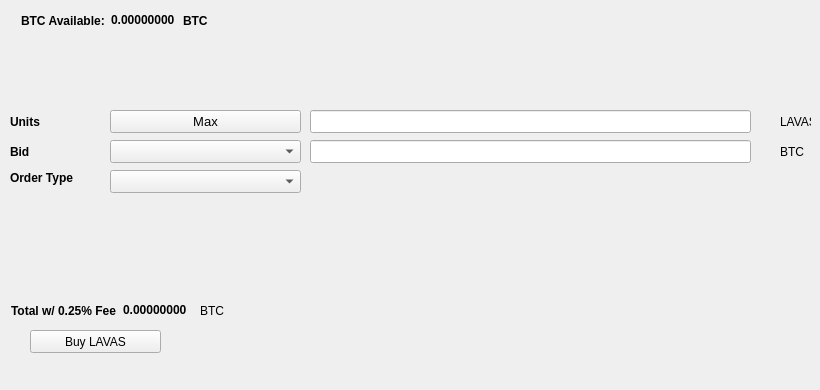
   <widget class="QWidget" name="BuyTab">
    <attribute name="title">
     <string>Buy</string>
    </attribute>
    <widget class="QPushButton" name="BuyLAVAS">
     <property name="geometry">
      <rect>
       <x>30</x>
       <y>330</y>
       <width>131</width>
       <height>23</height>
      </rect>
     </property>
     <property name="text">
      <string>Buy LAVAS</string>
     </property>
     <property name="icon">
      <iconset resource="../lavas.qrc">
       <normaloff>:/icons/bitcoin</normaloff>:/icons/bitcoin</iconset>
     </property>
    </widget>
    <widget class="QLabel" name="label_3">
     <property name="geometry">
      <rect>
       <x>10</x>
       <y>110</y>
       <width>46</width>
       <height>23</height>
      </rect>
     </property>
     <property name="font">
      <font>
       <weight>75</weight>
       <bold>true</bold>
      </font>
     </property>
     <property name="text">
      <string>Units</string>
     </property>
    </widget>
    <widget class="QLineEdit" name="UnitsInput">
     <property name="geometry">
      <rect>
       <x>310</x>
       <y>110</y>
       <width>441</width>
       <height>23</height>
      </rect>
     </property>
     <property name="font">
      <font>
       <pointsize>9</pointsize>
       <weight>75</weight>
       <bold>true</bold>
      </font>
     </property>
    </widget>
    <widget class="QLineEdit" name="BuyBidPriceEdit">
     <property name="geometry">
      <rect>
       <x>310</x>
       <y>140</y>
       <width>441</width>
       <height>23</height>
      </rect>
     </property>
     <property name="font">
      <font>
       <pointsize>9</pointsize>
       <weight>75</weight>
       <bold>true</bold>
      </font>
     </property>
    </widget>
    <widget class="QLabel" name="label_4">
     <property name="geometry">
      <rect>
       <x>780</x>
       <y>110</y>
       <width>31</width>
       <height>23</height>
      </rect>
     </property>
     <property name="text">
      <string>LAVAS</string>
     </property>
    </widget>
    <widget class="QLabel" name="label_5">
     <property name="geometry">
      <rect>
       <x>780</x>
       <y>140</y>
       <width>31</width>
       <height>23</height>
      </rect>
     </property>
     <property name="text">
      <string>BTC</string>
     </property>
    </widget>
    <widget class="QLabel" name="label_6">
     <property name="geometry">
      <rect>
       <x>10</x>
       <y>140</y>
       <width>46</width>
       <height>23</height>
      </rect>
     </property>
     <property name="font">
      <font>
       <weight>75</weight>
       <bold>true</bold>
      </font>
     </property>
     <property name="text">
      <string>Bid</string>
     </property>
    </widget>
    <widget class="QLabel" name="label_7">
     <property name="geometry">
      <rect>
       <x>10</x>
       <y>170</y>
       <width>91</width>
       <height>16</height>
      </rect>
     </property>
     <property name="font">
      <font>
       <weight>75</weight>
       <bold>true</bold>
      </font>
     </property>
     <property name="text">
      <string>Order Type</string>
     </property>
    </widget>
    <widget class="QPushButton" name="Buy_Max_Amount">
     <property name="geometry">
      <rect>
       <x>110</x>
       <y>110</y>
       <width>191</width>
       <height>23</height>
      </rect>
     </property>
     <property name="font">
      <font>
       <pointsize>10</pointsize>
      </font>
     </property>
     <property name="text">
      <string>Max</string>
     </property>
    </widget>
    <widget class="QComboBox" name="BuyBidcomboBox">
     <property name="geometry">
      <rect>
       <x>110</x>
       <y>140</y>
       <width>191</width>
       <height>23</height>
      </rect>
     </property>
     <property name="font">
      <font>
       <pointsize>10</pointsize>
      </font>
     </property>
    </widget>
    <widget class="QComboBox" name="buyOrdertypeCombo">
     <property name="geometry">
      <rect>
       <x>110</x>
       <y>170</y>
       <width>191</width>
       <height>23</height>
      </rect>
     </property>
     <property name="font">
      <font>
       <pointsize>10</pointsize>
      </font>
     </property>
    </widget>
    <widget class="QWidget" name="layoutWidget1">
     <property name="geometry">
      <rect>
       <x>21</x>
       <y>11</y>
       <width>227</width>
       <height>19</height>
      </rect>
     </property>
     <layout class="QHBoxLayout" name="horizontalLayout_3">
      <item>
       <widget class="QLabel" name="label232">
        <property name="font">
         <font>
          <weight>75</weight>
          <bold>true</bold>
         </font>
        </property>
        <property name="text">
         <string>BTC Available:</string>
        </property>
       </widget>
      </item>
      <item>
       <widget class="QLabel" name="BtcAvailableLbl">
        <property name="palette">
         <palette>
          <active>
           <colorrole role="WindowText">
            <brush brushstyle="SolidPattern">
             <color alpha="255">
              <red>0</red>
              <green>0</green>
              <blue>0</blue>
             </color>
            </brush>
           </colorrole>
           <colorrole role="Button">
            <brush brushstyle="SolidPattern">
             <color alpha="255">
              <red>0</red>
              <green>170</green>
              <blue>0</blue>
             </color>
            </brush>
           </colorrole>
           <colorrole role="Light">
            <brush brushstyle="SolidPattern">
             <color alpha="255">
              <red>0</red>
              <green>255</green>
              <blue>0</blue>
             </color>
            </brush>
           </colorrole>
           <colorrole role="Midlight">
            <brush brushstyle="SolidPattern">
             <color alpha="255">
              <red>0</red>
              <green>212</green>
              <blue>0</blue>
             </color>
            </brush>
           </colorrole>
           <colorrole role="Dark">
            <brush brushstyle="SolidPattern">
             <color alpha="255">
              <red>0</red>
              <green>85</green>
              <blue>0</blue>
             </color>
            </brush>
           </colorrole>
           <colorrole role="Mid">
            <brush brushstyle="SolidPattern">
             <color alpha="255">
              <red>0</red>
              <green>113</green>
              <blue>0</blue>
             </color>
            </brush>
           </colorrole>
           <colorrole role="Text">
            <brush brushstyle="SolidPattern">
             <color alpha="255">
              <red>0</red>
              <green>170</green>
              <blue>0</blue>
             </color>
            </brush>
           </colorrole>
           <colorrole role="BrightText">
            <brush brushstyle="SolidPattern">
             <color alpha="255">
              <red>255</red>
              <green>255</green>
              <blue>255</blue>
             </color>
            </brush>
           </colorrole>
           <colorrole role="ButtonText">
            <brush brushstyle="SolidPattern">
             <color alpha="255">
              <red>0</red>
              <green>0</green>
              <blue>0</blue>
             </color>
            </brush>
           </colorrole>
           <colorrole role="Base">
            <brush brushstyle="SolidPattern">
             <color alpha="255">
              <red>255</red>
              <green>255</green>
              <blue>255</blue>
             </color>
            </brush>
           </colorrole>
           <colorrole role="Window">
            <brush brushstyle="SolidPattern">
             <color alpha="255">
              <red>0</red>
              <green>170</green>
              <blue>0</blue>
             </color>
            </brush>
           </colorrole>
           <colorrole role="Shadow">
            <brush brushstyle="SolidPattern">
             <color alpha="255">
              <red>0</red>
              <green>0</green>
              <blue>0</blue>
             </color>
            </brush>
           </colorrole>
           <colorrole role="AlternateBase">
            <brush brushstyle="SolidPattern">
             <color alpha="255">
              <red>127</red>
              <green>212</green>
              <blue>127</blue>
             </color>
            </brush>
           </colorrole>
           <colorrole role="ToolTipBase">
            <brush brushstyle="SolidPattern">
             <color alpha="255">
              <red>255</red>
              <green>255</green>
              <blue>220</blue>
             </color>
            </brush>
           </colorrole>
           <colorrole role="ToolTipText">
            <brush brushstyle="SolidPattern">
             <color alpha="255">
              <red>0</red>
              <green>0</green>
              <blue>0</blue>
             </color>
            </brush>
           </colorrole>
          </active>
          <inactive>
           <colorrole role="WindowText">
            <brush brushstyle="SolidPattern">
             <color alpha="255">
              <red>0</red>
              <green>0</green>
              <blue>0</blue>
             </color>
            </brush>
           </colorrole>
           <colorrole role="Button">
            <brush brushstyle="SolidPattern">
             <color alpha="255">
              <red>0</red>
              <green>170</green>
              <blue>0</blue>
             </color>
            </brush>
           </colorrole>
           <colorrole role="Light">
            <brush brushstyle="SolidPattern">
             <color alpha="255">
              <red>0</red>
              <green>255</green>
              <blue>0</blue>
             </color>
            </brush>
           </colorrole>
           <colorrole role="Midlight">
            <brush brushstyle="SolidPattern">
             <color alpha="255">
              <red>0</red>
              <green>212</green>
              <blue>0</blue>
             </color>
            </brush>
           </colorrole>
           <colorrole role="Dark">
            <brush brushstyle="SolidPattern">
             <color alpha="255">
              <red>0</red>
              <green>85</green>
              <blue>0</blue>
             </color>
            </brush>
           </colorrole>
           <colorrole role="Mid">
            <brush brushstyle="SolidPattern">
             <color alpha="255">
              <red>0</red>
              <green>113</green>
              <blue>0</blue>
             </color>
            </brush>
           </colorrole>
           <colorrole role="Text">
            <brush brushstyle="SolidPattern">
             <color alpha="255">
              <red>0</red>
              <green>170</green>
              <blue>0</blue>
             </color>
            </brush>
           </colorrole>
           <colorrole role="BrightText">
            <brush brushstyle="SolidPattern">
             <color alpha="255">
              <red>255</red>
              <green>255</green>
              <blue>255</blue>
             </color>
            </brush>
           </colorrole>
           <colorrole role="ButtonText">
            <brush brushstyle="SolidPattern">
             <color alpha="255">
              <red>0</red>
              <green>0</green>
              <blue>0</blue>
             </color>
            </brush>
           </colorrole>
           <colorrole role="Base">
            <brush brushstyle="SolidPattern">
             <color alpha="255">
              <red>255</red>
              <green>255</green>
              <blue>255</blue>
             </color>
            </brush>
           </colorrole>
           <colorrole role="Window">
            <brush brushstyle="SolidPattern">
             <color alpha="255">
              <red>0</red>
              <green>170</green>
              <blue>0</blue>
             </color>
            </brush>
           </colorrole>
           <colorrole role="Shadow">
            <brush brushstyle="SolidPattern">
             <color alpha="255">
              <red>0</red>
              <green>0</green>
              <blue>0</blue>
             </color>
            </brush>
           </colorrole>
           <colorrole role="AlternateBase">
            <brush brushstyle="SolidPattern">
             <color alpha="255">
              <red>127</red>
              <green>212</green>
              <blue>127</blue>
             </color>
            </brush>
           </colorrole>
           <colorrole role="ToolTipBase">
            <brush brushstyle="SolidPattern">
             <color alpha="255">
              <red>255</red>
              <green>255</green>
              <blue>220</blue>
             </color>
            </brush>
           </colorrole>
           <colorrole role="ToolTipText">
            <brush brushstyle="SolidPattern">
             <color alpha="255">
              <red>0</red>
              <green>0</green>
              <blue>0</blue>
             </color>
            </brush>
           </colorrole>
          </inactive>
          <disabled>
           <colorrole role="WindowText">
            <brush brushstyle="SolidPattern">
             <color alpha="255">
              <red>0</red>
              <green>85</green>
              <blue>0</blue>
             </color>
            </brush>
           </colorrole>
           <colorrole role="Button">
            <brush brushstyle="SolidPattern">
             <color alpha="255">
              <red>0</red>
              <green>170</green>
              <blue>0</blue>
             </color>
            </brush>
           </colorrole>
           <colorrole role="Light">
            <brush brushstyle="SolidPattern">
             <color alpha="255">
              <red>0</red>
              <green>255</green>
              <blue>0</blue>
             </color>
            </brush>
           </colorrole>
           <colorrole role="Midlight">
            <brush brushstyle="SolidPattern">
             <color alpha="255">
              <red>0</red>
              <green>212</green>
              <blue>0</blue>
             </color>
            </brush>
           </colorrole>
           <colorrole role="Dark">
            <brush brushstyle="SolidPattern">
             <color alpha="255">
              <red>0</red>
              <green>85</green>
              <blue>0</blue>
             </color>
            </brush>
           </colorrole>
           <colorrole role="Mid">
            <brush brushstyle="SolidPattern">
             <color alpha="255">
              <red>0</red>
              <green>113</green>
              <blue>0</blue>
             </color>
            </brush>
           </colorrole>
           <colorrole role="Text">
            <brush brushstyle="SolidPattern">
             <color alpha="255">
              <red>0</red>
              <green>85</green>
              <blue>0</blue>
             </color>
            </brush>
           </colorrole>
           <colorrole role="BrightText">
            <brush brushstyle="SolidPattern">
             <color alpha="255">
              <red>255</red>
              <green>255</green>
              <blue>255</blue>
             </color>
            </brush>
           </colorrole>
           <colorrole role="ButtonText">
            <brush brushstyle="SolidPattern">
             <color alpha="255">
              <red>0</red>
              <green>85</green>
              <blue>0</blue>
             </color>
            </brush>
           </colorrole>
           <colorrole role="Base">
            <brush brushstyle="SolidPattern">
             <color alpha="255">
              <red>0</red>
              <green>170</green>
              <blue>0</blue>
             </color>
            </brush>
           </colorrole>
           <colorrole role="Window">
            <brush brushstyle="SolidPattern">
             <color alpha="255">
              <red>0</red>
              <green>170</green>
              <blue>0</blue>
             </color>
            </brush>
           </colorrole>
           <colorrole role="Shadow">
            <brush brushstyle="SolidPattern">
             <color alpha="255">
              <red>0</red>
              <green>0</green>
              <blue>0</blue>
             </color>
            </brush>
           </colorrole>
           <colorrole role="AlternateBase">
            <brush brushstyle="SolidPattern">
             <color alpha="255">
              <red>0</red>
              <green>170</green>
              <blue>0</blue>
             </color>
            </brush>
           </colorrole>
           <colorrole role="ToolTipBase">
            <brush brushstyle="SolidPattern">
             <color alpha="255">
              <red>255</red>
              <green>255</green>
              <blue>220</blue>
             </color>
            </brush>
           </colorrole>
           <colorrole role="ToolTipText">
            <brush brushstyle="SolidPattern">
             <color alpha="255">
              <red>0</red>
              <green>0</green>
              <blue>0</blue>
             </color>
            </brush>
           </colorrole>
          </disabled>
         </palette>
        </property>
        <property name="font">
         <font>
          <weight>75</weight>
          <bold>true</bold>
         </font>
        </property>
        <property name="text">
         <string>0.00000000</string>
        </property>
        <property name="textInteractionFlags">
         <set>Qt::LinksAccessibleByMouse|Qt::TextSelectableByKeyboard|Qt::TextSelectableByMouse</set>
        </property>
       </widget>
      </item>
      <item>
       <widget class="QLabel" name="BtcAvailableLbl_2">
        <property name="font">
         <font>
          <weight>75</weight>
          <bold>true</bold>
         </font>
        </property>
        <property name="text">
         <string>BTC</string>
        </property>
       </widget>
      </item>
     </layout>
    </widget>
    <widget class="QWidget" name="layoutWidge2">
     <property name="geometry">
      <rect>
       <x>11</x>
       <y>301</y>
       <width>259</width>
       <height>19</height>
      </rect>
     </property>
     <layout class="QHBoxLayout" name="horizontalLayout_4">
      <item>
       <widget class="QLabel" name="label_9">
        <property name="font">
         <font>
          <weight>75</weight>
          <bold>true</bold>
         </font>
        </property>
        <property name="text">
         <string>Total w/ 0.25% Fee</string>
        </property>
       </widget>
      </item>
      <item>
       <widget class="QLabel" name="BuyCostLabel">
        <property name="palette">
         <palette>
          <active>
           <colorrole role="WindowText">
            <brush brushstyle="SolidPattern">
             <color alpha="255">
              <red>0</red>
              <green>0</green>
              <blue>0</blue>
             </color>
            </brush>
           </colorrole>
           <colorrole role="Button">
            <brush brushstyle="SolidPattern">
             <color alpha="255">
              <red>0</red>
              <green>170</green>
              <blue>0</blue>
             </color>
            </brush>
           </colorrole>
           <colorrole role="Light">
            <brush brushstyle="SolidPattern">
             <color alpha="255">
              <red>0</red>
              <green>255</green>
              <blue>0</blue>
             </color>
            </brush>
           </colorrole>
           <colorrole role="Midlight">
            <brush brushstyle="SolidPattern">
             <color alpha="255">
              <red>0</red>
              <green>212</green>
              <blue>0</blue>
             </color>
            </brush>
           </colorrole>
           <colorrole role="Dark">
            <brush brushstyle="SolidPattern">
             <color alpha="255">
              <red>0</red>
              <green>85</green>
              <blue>0</blue>
             </color>
            </brush>
           </colorrole>
           <colorrole role="Mid">
            <brush brushstyle="SolidPattern">
             <color alpha="255">
              <red>0</red>
              <green>113</green>
              <blue>0</blue>
             </color>
            </brush>
           </colorrole>
           <colorrole role="Text">
            <brush brushstyle="SolidPattern">
             <color alpha="255">
              <red>0</red>
              <green>170</green>
              <blue>0</blue>
             </color>
            </brush>
           </colorrole>
           <colorrole role="BrightText">
            <brush brushstyle="SolidPattern">
             <color alpha="255">
              <red>255</red>
              <green>255</green>
              <blue>255</blue>
             </color>
            </brush>
           </colorrole>
           <colorrole role="ButtonText">
            <brush brushstyle="SolidPattern">
             <color alpha="255">
              <red>0</red>
              <green>0</green>
              <blue>0</blue>
             </color>
            </brush>
           </colorrole>
           <colorrole role="Base">
            <brush brushstyle="SolidPattern">
             <color alpha="255">
              <red>255</red>
              <green>255</green>
              <blue>255</blue>
             </color>
            </brush>
           </colorrole>
           <colorrole role="Window">
            <brush brushstyle="SolidPattern">
             <color alpha="255">
              <red>0</red>
              <green>170</green>
              <blue>0</blue>
             </color>
            </brush>
           </colorrole>
           <colorrole role="Shadow">
            <brush brushstyle="SolidPattern">
             <color alpha="255">
              <red>0</red>
              <green>0</green>
              <blue>0</blue>
             </color>
            </brush>
           </colorrole>
           <colorrole role="AlternateBase">
            <brush brushstyle="SolidPattern">
             <color alpha="255">
              <red>127</red>
              <green>212</green>
              <blue>127</blue>
             </color>
            </brush>
           </colorrole>
           <colorrole role="ToolTipBase">
            <brush brushstyle="SolidPattern">
             <color alpha="255">
              <red>255</red>
              <green>255</green>
              <blue>220</blue>
             </color>
            </brush>
           </colorrole>
           <colorrole role="ToolTipText">
            <brush brushstyle="SolidPattern">
             <color alpha="255">
              <red>0</red>
              <green>0</green>
              <blue>0</blue>
             </color>
            </brush>
           </colorrole>
          </active>
          <inactive>
           <colorrole role="WindowText">
            <brush brushstyle="SolidPattern">
             <color alpha="255">
              <red>0</red>
              <green>0</green>
              <blue>0</blue>
             </color>
            </brush>
           </colorrole>
           <colorrole role="Button">
            <brush brushstyle="SolidPattern">
             <color alpha="255">
              <red>0</red>
              <green>170</green>
              <blue>0</blue>
             </color>
            </brush>
           </colorrole>
           <colorrole role="Light">
            <brush brushstyle="SolidPattern">
             <color alpha="255">
              <red>0</red>
              <green>255</green>
              <blue>0</blue>
             </color>
            </brush>
           </colorrole>
           <colorrole role="Midlight">
            <brush brushstyle="SolidPattern">
             <color alpha="255">
              <red>0</red>
              <green>212</green>
              <blue>0</blue>
             </color>
            </brush>
           </colorrole>
           <colorrole role="Dark">
            <brush brushstyle="SolidPattern">
             <color alpha="255">
              <red>0</red>
              <green>85</green>
              <blue>0</blue>
             </color>
            </brush>
           </colorrole>
           <colorrole role="Mid">
            <brush brushstyle="SolidPattern">
             <color alpha="255">
              <red>0</red>
              <green>113</green>
              <blue>0</blue>
             </color>
            </brush>
           </colorrole>
           <colorrole role="Text">
            <brush brushstyle="SolidPattern">
             <color alpha="255">
              <red>0</red>
              <green>170</green>
              <blue>0</blue>
             </color>
            </brush>
           </colorrole>
           <colorrole role="BrightText">
            <brush brushstyle="SolidPattern">
             <color alpha="255">
              <red>255</red>
              <green>255</green>
              <blue>255</blue>
             </color>
            </brush>
           </colorrole>
           <colorrole role="ButtonText">
            <brush brushstyle="SolidPattern">
             <color alpha="255">
              <red>0</red>
              <green>0</green>
              <blue>0</blue>
             </color>
            </brush>
           </colorrole>
           <colorrole role="Base">
            <brush brushstyle="SolidPattern">
             <color alpha="255">
              <red>255</red>
              <green>255</green>
              <blue>255</blue>
             </color>
            </brush>
           </colorrole>
           <colorrole role="Window">
            <brush brushstyle="SolidPattern">
             <color alpha="255">
              <red>0</red>
              <green>170</green>
              <blue>0</blue>
             </color>
            </brush>
           </colorrole>
           <colorrole role="Shadow">
            <brush brushstyle="SolidPattern">
             <color alpha="255">
              <red>0</red>
              <green>0</green>
              <blue>0</blue>
             </color>
            </brush>
           </colorrole>
           <colorrole role="AlternateBase">
            <brush brushstyle="SolidPattern">
             <color alpha="255">
              <red>127</red>
              <green>212</green>
              <blue>127</blue>
             </color>
            </brush>
           </colorrole>
           <colorrole role="ToolTipBase">
            <brush brushstyle="SolidPattern">
             <color alpha="255">
              <red>255</red>
              <green>255</green>
              <blue>220</blue>
             </color>
            </brush>
           </colorrole>
           <colorrole role="ToolTipText">
            <brush brushstyle="SolidPattern">
             <color alpha="255">
              <red>0</red>
              <green>0</green>
              <blue>0</blue>
             </color>
            </brush>
           </colorrole>
          </inactive>
          <disabled>
           <colorrole role="WindowText">
            <brush brushstyle="SolidPattern">
             <color alpha="255">
              <red>0</red>
              <green>85</green>
              <blue>0</blue>
             </color>
            </brush>
           </colorrole>
           <colorrole role="Button">
            <brush brushstyle="SolidPattern">
             <color alpha="255">
              <red>0</red>
              <green>170</green>
              <blue>0</blue>
             </color>
            </brush>
           </colorrole>
           <colorrole role="Light">
            <brush brushstyle="SolidPattern">
             <color alpha="255">
              <red>0</red>
              <green>255</green>
              <blue>0</blue>
             </color>
            </brush>
           </colorrole>
           <colorrole role="Midlight">
            <brush brushstyle="SolidPattern">
             <color alpha="255">
              <red>0</red>
              <green>212</green>
              <blue>0</blue>
             </color>
            </brush>
           </colorrole>
           <colorrole role="Dark">
            <brush brushstyle="SolidPattern">
             <color alpha="255">
              <red>0</red>
              <green>85</green>
              <blue>0</blue>
             </color>
            </brush>
           </colorrole>
           <colorrole role="Mid">
            <brush brushstyle="SolidPattern">
             <color alpha="255">
              <red>0</red>
              <green>113</green>
              <blue>0</blue>
             </color>
            </brush>
           </colorrole>
           <colorrole role="Text">
            <brush brushstyle="SolidPattern">
             <color alpha="255">
              <red>0</red>
              <green>85</green>
              <blue>0</blue>
             </color>
            </brush>
           </colorrole>
           <colorrole role="BrightText">
            <brush brushstyle="SolidPattern">
             <color alpha="255">
              <red>255</red>
              <green>255</green>
              <blue>255</blue>
             </color>
            </brush>
           </colorrole>
           <colorrole role="ButtonText">
            <brush brushstyle="SolidPattern">
             <color alpha="255">
              <red>0</red>
              <green>85</green>
              <blue>0</blue>
             </color>
            </brush>
           </colorrole>
           <colorrole role="Base">
            <brush brushstyle="SolidPattern">
             <color alpha="255">
              <red>0</red>
              <green>170</green>
              <blue>0</blue>
             </color>
            </brush>
           </colorrole>
           <colorrole role="Window">
            <brush brushstyle="SolidPattern">
             <color alpha="255">
              <red>0</red>
              <green>170</green>
              <blue>0</blue>
             </color>
            </brush>
           </colorrole>
           <colorrole role="Shadow">
            <brush brushstyle="SolidPattern">
             <color alpha="255">
              <red>0</red>
              <green>0</green>
              <blue>0</blue>
             </color>
            </brush>
           </colorrole>
           <colorrole role="AlternateBase">
            <brush brushstyle="SolidPattern">
             <color alpha="255">
              <red>0</red>
              <green>170</green>
              <blue>0</blue>
             </color>
            </brush>
           </colorrole>
           <colorrole role="ToolTipBase">
            <brush brushstyle="SolidPattern">
             <color alpha="255">
              <red>255</red>
              <green>255</green>
              <blue>220</blue>
             </color>
            </brush>
           </colorrole>
           <colorrole role="ToolTipText">
            <brush brushstyle="SolidPattern">
             <color alpha="255">
              <red>0</red>
              <green>0</green>
              <blue>0</blue>
             </color>
            </brush>
           </colorrole>
          </disabled>
         </palette>
        </property>
        <property name="font">
         <font>
          <weight>75</weight>
          <bold>true</bold>
         </font>
        </property>
        <property name="autoFillBackground">
         <bool>false</bool>
        </property>
        <property name="text">
         <string>0.00000000</string>
        </property>
        <property name="textInteractionFlags">
         <set>Qt::LinksAccessibleByMouse|Qt::TextSelectableByMouse</set>
        </property>
       </widget>
      </item>
      <item>
       <widget class="QLabel" name="label_10">
        <property name="font">
         <font>
          <weight>50</weight>
          <bold>false</bold>
         </font>
        </property>
        <property name="text">
         <string>BTC</string>
        </property>
       </widget>
      </item>
     </layout>
    </widget>
    <widget class="QLabel" name="label_24">
     <property name="geometry">
      <rect>
       <x>460</x>
       <y>300</y>
       <width>281</width>
       <height>81</height>
      </rect>
     </property>
     <property name="text">
      <string/>
     </property>
     <property name="pixmap">
      <pixmap>:/images/bittrex</pixmap>
     </property>
    </widget>
   </widget>
